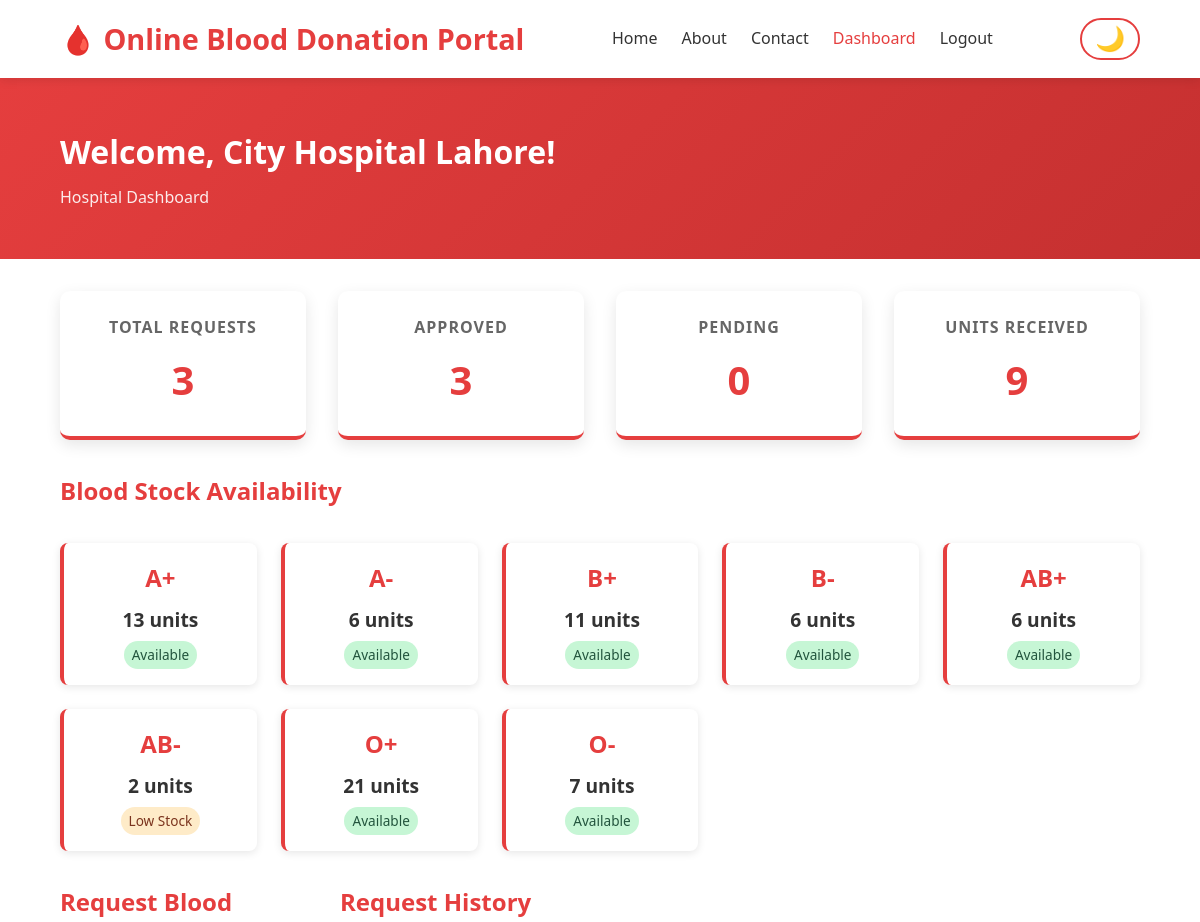
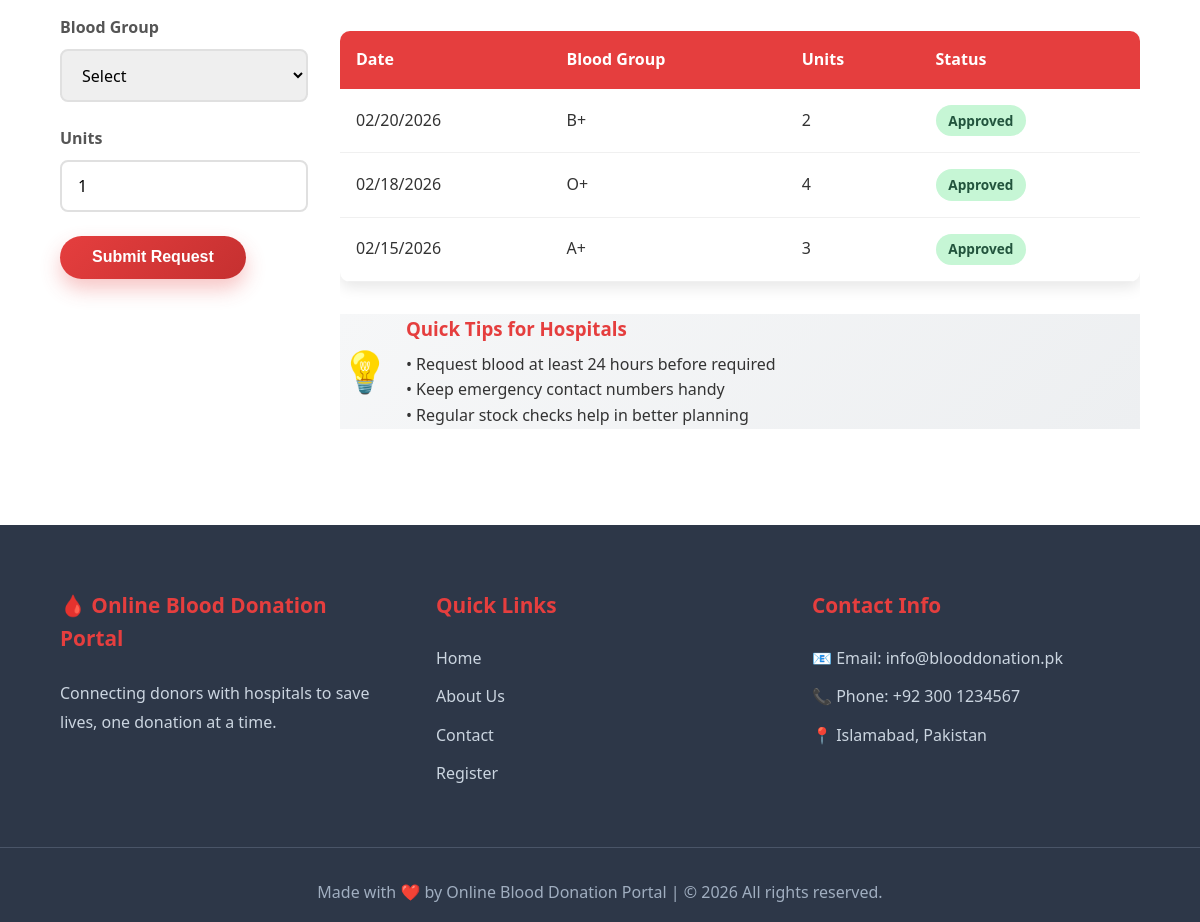
Screenshot of /hospital_dashboard.php (signed in) with the database file from the repository (2 pictures, top to bottom).
### tables this page shows
CREATE TABLE `users` (
  `id` int(11) NOT NULL,
  `full_name` varchar(100) NOT NULL,
  `email` varchar(100) NOT NULL,
  `phone` varchar(15) NOT NULL,
  `password` varchar(255) NOT NULL,
  `role` enum('Admin','Donor','Hospital') NOT NULL,
  `blood_group` enum('A+','A-','B+','B-','AB+','AB-','O+','O-') DEFAULT NULL,
  `status` enum('Pending','Approved','Rejected') DEFAULT 'Pending',
  `created_at` timestamp NOT NULL DEFAULT current_timestamp()
);

CREATE TABLE `blood_stock` (
  `id` int(11) NOT NULL,
  `blood_group` enum('A+','A-','B+','B-','AB+','AB-','O+','O-') NOT NULL,
  `units` int(11) DEFAULT 0
);

CREATE TABLE `blood_requests` (
  `id` int(11) NOT NULL,
  `hospital_id` int(11) NOT NULL,
  `blood_group` enum('A+','A-','B+','B-','AB+','AB-','O+','O-') NOT NULL,
  `units` int(11) NOT NULL,
  `status` enum('Pending','Approved','Rejected') DEFAULT 'Pending',
  `request_date` timestamp NOT NULL DEFAULT current_timestamp()
);

### hospital_dashboard.php (the view, shortened to what this page needs)
<?php
include("connection.php");
$hospital_id = $_SESSION['user_id'];
$hospital_query = "SELECT * FROM users WHERE id='$hospital_id'";
$hospital_result = mysqli_query($conn, $hospital_query);
$hospital_data = mysqli_fetch_assoc($hospital_result);
$total_query = "SELECT COUNT(*) as total FROM blood_requests WHERE hospital_id='$hospital_id'";
$total_result = mysqli_query($conn, $total_query);
$total_data = mysqli_fetch_assoc($total_result);
$total_requests = $total_data['total'];
$approved_query = "SELECT COUNT(*) as total FROM blood_requests WHERE hospital_id='$hospital_id' AND status='Approved'";
$approved_result = mysqli_query($conn, $approved_query);
$approved_data = mysqli_fetch_assoc($approved_result);
$approved_requests = $approved_data['total'];
$pending_query = "SELECT COUNT(*) as total FROM blood_requests WHERE hospital_id='$hospital_id' AND status='Pending'";
$pending_result = mysqli_query($conn, $pending_query);
$pending_data = mysqli_fetch_assoc($pending_result);
$pending_requests = $pending_data['total'];
$units_query = "SELECT SUM(units) as total FROM blood_requests WHERE hospital_id='$hospital_id' AND status='Approved'";
$units_result = mysqli_query($conn, $units_query);
$units_data = mysqli_fetch_assoc($units_result);
$units_received = $units_data['total'] ?: 0;
$stock_query = "SELECT * FROM blood_stock ORDER BY blood_group";
$stock_result = mysqli_query($conn, $stock_query);
?>
<!DOCTYPE html>
<html lang="en">
<head>
    <link rel="stylesheet" href="css/style.css">
</head>
<body>
<header>
    <div class="header-container">
        <div class="logo">
            <h1>🩸 Online Blood Donation Portal</h1>
        </div>
        <nav>
            <ul>
                <li><a href="index.php">Home</a></li>
                <li><a href="about.php">About</a></li>
                <li><a href="contact.php">Contact</a></li>
                <li><a href="hospital_dashboard.php" class="active">Dashboard</a></li>
                <li><a href="logout.php">Logout</a></li>
            </ul>
        </nav>
        <button id="themeToggle" class="theme-btn">🌙</button>
    </div>
</header>
<section class="dashboard-header">
    <div class="container">
        <h2>Welcome, <?php echo $hospital_data['full_name']; ?>!</h2>
        <p>Hospital Dashboard</p>
    </div>
</section>
<div class="container">
    <div class="stats-grid">
        <div class="stat-card">
            <h3>Total Requests</h3>
            <div class="stat-number"><?php echo $total_requests; ?></div>
        </div>
        <div class="stat-card">
            <h3>Approved</h3>
            <div class="stat-number"><?php echo $approved_requests; ?></div>
        </div>
        <div class="stat-card">
            <h3>Pending</h3>
            <div class="stat-number"><?php echo $pending_requests; ?></div>
        </div>
        <div class="stat-card">
            <h3>Units Received</h3>
            <div class="stat-number"><?php echo $units_received; ?></div>
        </div>
    </div>
    <div class="card">
        <h2 style="color: #e53e3e; margin-bottom: 1rem;">Blood Stock Availability</h2>
        <div class="blood-stock-grid">
            <?php
            while($stock = mysqli_fetch_assoc($stock_result)){
                $status = "";
                $statusClass = "";
                if($stock['units'] == 0){
                    $status = "Out of Stock";
                    $statusClass = "status-outofstock";
                } elseif($stock['units'] < 5){
                    $status = "Low Stock";
                    $statusClass = "status-lowstock";
                } else {
                    $status = "Available";
                    $statusClass = "status-available";
                }
                echo "<div class='blood-stock-card'>
                    <h4>{$stock['blood_group']}</h4>
                    <div class='units'>{$stock['units']} units</div>
                    <div class='status {$statusClass}'>{$status}</div>
                </div>";
            }
            ?>
        </div>
    </div>
    <div style="display: grid; grid-template-columns: 1fr 1fr; gap: 2rem;">
        <div class="card">
            <h2 style="color: #e53e3e; margin-bottom: 1rem;">Request Blood</h2>
            <form method="POST" action="request_blood.php">
                <div class="form-group">
                    <label>Blood Group</label>
                    <select name="blood_group" id="request_blood_group" required>
                        <option value="">Select</option>
                    </select>
                </div>
                <div class="form-group">
                    <label>Units</label>
                    <input type="number" name="units" id="request_units" min="1" value="1" required>
                </div>
                <button type="submit" name="request" id="requestBtn" class="btn btn-primary">Submit Request</button>
            </form>
        </div>
        <div class="card">
            <h2 style="color: #e53e3e; margin-bottom: 1rem;">Request History</h2>
            <div class="table-container">
                <table>
                    <thead>
                        <tr>
                            <th>Date</th>
                            <th>Blood Group</th>
                            <th>Units</th>
                            <th>Status</th>
                        </tr>
                    </thead>
                    <tbody>
                        <?php
                        $history_query = "SELECT * FROM blood_requests WHERE hospital_id='$hospital_id' ORDER BY request_date DESC LIMIT 5";
                        $history_result = mysqli_query($conn, $history_query);
                        if(mysqli_num_rows($history_result) > 0){
                            while($row = mysqli_fetch_assoc($history_result)){
                                $statusClass = "";
                                if($row['status'] == 'Approved') $statusClass = "approved";
                                elseif($row['status'] == 'Rejected') $statusClass = "rejected";
                                else $statusClass = "pending";
                                echo "<tr>
                                    <td>" . date('m/d/Y', strtotime($row['request_date'])) . "</td>
                                    <td>{$row['blood_group']}</td>
                                    <td>{$row['units']}</td>
                                    <td><span class='status-badge {$statusClass}'>{$row['status']}</span></td>
                                </tr>";
                            }
                        } else {
                            echo "<tr><td colspan='4' style='text-align:center;'>No requests yet</td></tr>";
                        }
                        ?>
                    </tbody>
                </table>
                <div class="card" style="margin-top: 2rem; background: linear-gradient(135deg, #f6f7f8 0%, #edeff1 100%);">
                    <div style="display: flex; align-items: center; gap: 1rem; flex-wrap: wrap;">
                        <div style="font-size: 2.5rem;">💡</div>
                        <div>
                            <h3 style="color: #e53e3e; margin-bottom: 0.5rem;">Quick Tips for Hospitals</h3>
                            <p>• Request blood at least 24 hours before required</p>
                            <p>• Keep emergency contact numbers handy</p>
                            <p>• Regular stock checks help in better planning</p>
                        </div>
                     </div>
                    </div>
                </div>
            </div>
        </div>
    </div>
<footer>
    <div class="footer-container">
        <div class="footer-column">
            <h3>🩸 Online Blood Donation Portal</h3>
            <p>Connecting donors with hospitals to save lives, one donation at a time.</p>
        </div>
        <div class="footer-column">
            <h3>Quick Links</h3>
            <ul>
                <li><a href="index.php">Home</a></li>
                <li><a href="about.php">About Us</a></li>
                <li><a href="contact.php">Contact</a></li>
                <li><a href="register.php">Register</a></li>
            </ul>
        </div>
        <div class="footer-column">
            <h3>Contact Info</h3>
            <ul class="contact-info">
                <li>📧 Email: info@blooddonation.pk</li>
                <li>📞 Phone: +92 300 1234567</li>
                <li>📍 Islamabad, Pakistan</li>
            </ul>
        </div>
    </div>
    <div class="footer-bottom">
        <p>Made with ❤️ by Online Blood Donation Portal | © 2026 All rights reserved.</p>
    </div>
</footer>
</body>
</html>

### rows the page displays
users: full_name "City Hospital Lahore"
blood_stock: blood_group "A+", units "13", units "Available"
blood_stock: blood_group "A-", units "6", units "Available"
blood_stock: blood_group "B+", units "11", units "Available"
blood_stock: blood_group "B-", units "6", units "Available"
blood_stock: blood_group "AB+", units "6", units "Available"
blood_stock: blood_group "AB-", units "2", units "Low Stock"
blood_stock: blood_group "O+", units "21", units "Available"
blood_stock: blood_group "O-", units "7", units "Available"
blood_requests: request_date "02/20/2026", blood_group "B+", units "2", status "Approved"
blood_requests: request_date "02/18/2026", blood_group "O+", units "4", status "Approved"
blood_requests: request_date "02/15/2026", blood_group "A+", units "3", status "Approved"

### other values shown
$total_requests "3"
$approved_requests "3"
$pending_requests "0"
$units_received "9"
